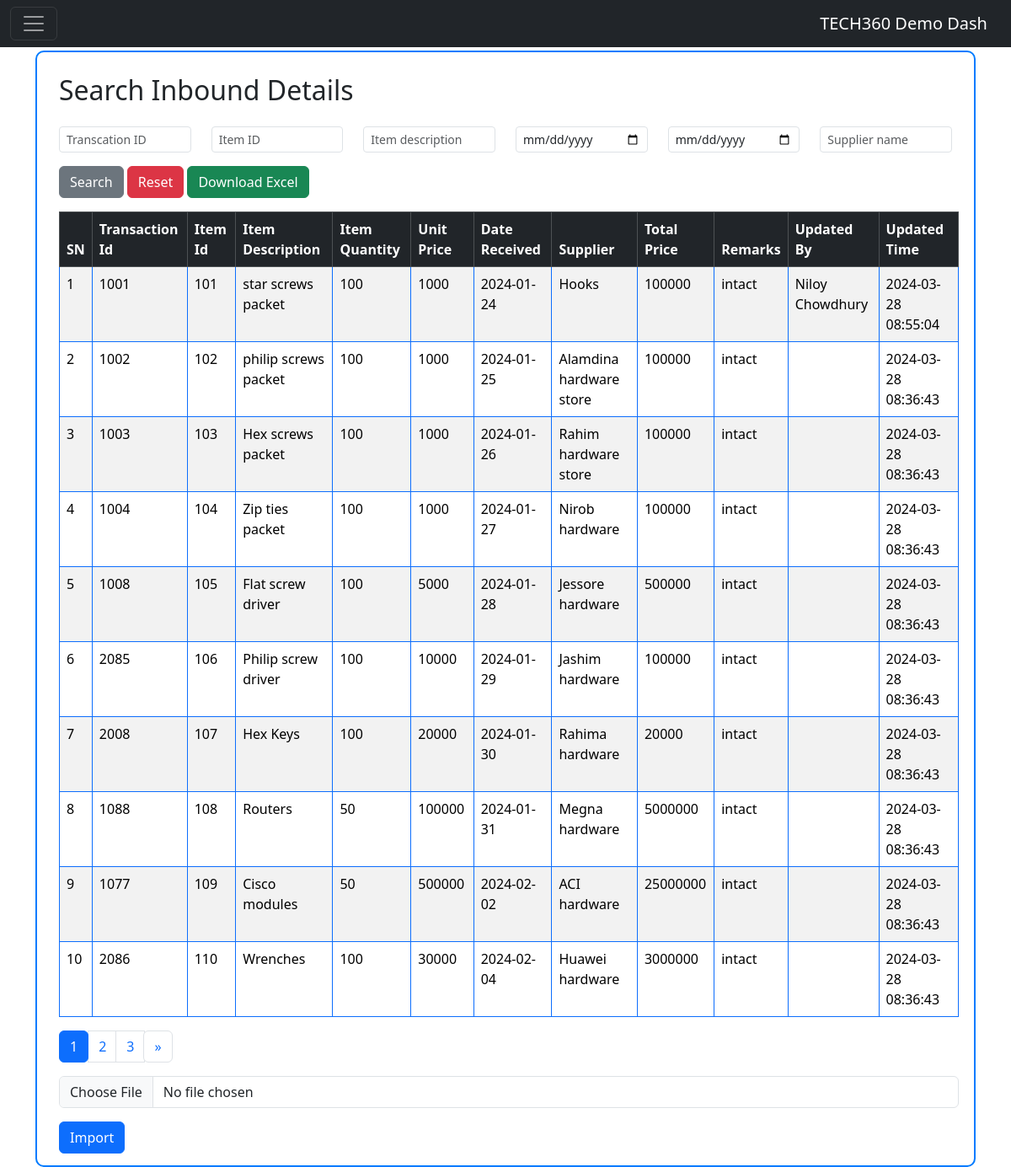
Screenshot of /inbound.php with the database file from the repository.
### tables this page shows
CREATE TABLE `inbound` (
  `SN` int(3) NOT NULL,
  `trx_id` varchar(1000) NOT NULL,
  `item_id` varchar(12) NOT NULL,
  `item_description` varchar(50) NOT NULL,
  `item_quantity` varchar(100) NOT NULL,
  `unit_price` varchar(500) NOT NULL,
  `date_received` date NOT NULL,
  `supplier` varchar(50) NOT NULL,
  `total_price` varchar(100) NOT NULL,
  `remarks` varchar(500) NOT NULL,
  `updated_by` varchar(50) NOT NULL,
  `updated_time` timestamp NOT NULL DEFAULT current_timestamp() ON UPDATE current_timestamp()
);

### inbound.php (the view, shortened to what this page needs)
<?php
$con = mysqli_connect('localhost', 'root', '', 'experiment');
?>
<!DOCTYPE html>
<html lang="en">
<head>
    <link rel="stylesheet" href="https://cdn.jsdelivr.net/npm/bootstrap@5.3.2/dist/css/bootstrap.rtl.min.css">
</head>
<body>
    <?php include 'index.php'; ?>
    <div class="container">
        <div class="row justify-content-center">
            <div class="col-md-12">
                <div class="container-box">
                    <form class="my-3 mx-3" method="post">
                        <h2 class="mb-4">Search Inbound Details</h2>
                        <div class="row">
                        <div class="col-md-2">
                                <input type="text" class="form-control form-control-sm mb-3" name="trx_id" placeholder="Transcation ID">
                            </div>
                            <div class="col-md-2">
                                <input type="text" class="form-control form-control-sm mb-3" name="item_id" placeholder="Item ID">
                            </div>
                            <div class="col-md-2">
                                <input type="text" class="form-control form-control-sm mb-3" name="item_description" placeholder="Item description">
                            </div>
                            <div class="col-md-2">
                                <input type="date" class="form-control form-control-sm mb-3" name="date_received_from" placeholder="Received From">
                            </div>
                            <div class="col-md-2">
                                <input type="date" class="form-control form-control-sm mb-3" name="date_received_to" placeholder="Received To">
                            </div>
                            <div class="col-md-2">
                                <input type="text" class="form-control form-control-sm mb-3" name="supplier" placeholder="Supplier name">
                            </div>
                        </div>
                        <div class="button-group">
                            <button type="submit" name="submit" class="btn btn-secondary">Search</button>
                            <button type="submit" name="reset" class="btn btn-danger">Reset</button>
                            <button type="submit" name="download_excel" class="btn btn-success">Download Excel</button>
                        </div>
                    </form>
                    <div class="container my-1 mx-1 table-container">
                        <table class="table table-bordered border-primary table-striped">
                            <thead class="table-dark">
                                <tr>
                                    <th>SN</th>
                                    <th>Transaction Id</th>
                                    <th>Item Id</th>
                                    <th>Item Description</th>
                                    <th>Item Quantity</th>
                                    <th>Unit Price</th>
                                    <th>Date Received</th>
                                    <th>Supplier</th>
                                    <th>Total Price</th>
                                    <th>Remarks</th>
                                    <th>Updated By</th>
                                    <th>Updated Time</th>
                                </tr>
                            </thead>
                            <tbody>
                                <?php
                                $columns_per_page = 10;
                                $records_per_page = $columns_per_page;
                                $current_page = isset($_GET['page']) ? $_GET['page'] : 1;
                                $start_from = ($current_page - 1) * $records_per_page;
                                if (!isset($_POST['submit'])) {
                                    $sql = "SELECT * FROM `inbound` WHERE SN <= 50 LIMIT $start_from, $records_per_page";
                                    $result = mysqli_query($con, $sql);
                                    while ($row = mysqli_fetch_assoc($result)) {
                                        echo "<tr>";
                                        echo '<td>' . $row['SN'] . '</td>
                                                <td>' . $row['trx_id'] . '</td>
                                                <td>' . $row['item_id'] . '</td>
                                                <td>' . $row['item_description'] . '</td>
                                                <td>' . $row['item_quantity'] . '</td>
                                                <td>' . $row['unit_price'] . '</td>
                                                <td>' . $row['date_received'] . '</td>
                                                <td>' . $row['supplier'] . '</td>
                                                <td>' . $row['total_price'] . '</td>
                                                <td>' . $row['remarks'] . '</td>
                                                <td>' . $row['updated_by'] . '</td>
                                                <td>' . $row['updated_time'] . '</td>';
                                        echo "</tr>";
                                    }
                                }
                                echo "</table>";
                                echo '<div>';
                                $total_records_sql = "SELECT COUNT(*) AS total_records FROM `inbound` WHERE SN <= 50";
                                $result = mysqli_query($con, $total_records_sql);
                                $total_records = mysqli_fetch_assoc($result)['total_records'];
                                $total_pages = ceil($total_records / $records_per_page);
                                echo '<nav aria-label="Page navigation example">';
                                echo '<ul class="pagination">';
                                for ($i = 1; $i <= $total_pages; $i++) {
                                    echo '<li class="page-item ' . ($current_page == $i ? 'active' : '') . '"><a class="page-link" href="?page=' . $i . '">' . $i . '</a></li>';
                                }
                                if ($current_page < $total_pages) {
                                    echo '<li class="page-item"><a class="page-link" href="?page=' . ($current_page + 1) . '" aria-label="Next"><span aria-hidden="true">&raquo;</span></a></li>';
                                }
                                echo '</ul>';
                                echo '</nav>';
                                ?>
                    </div>
                    <form action="" method="POST" enctype="multipart/form-data">
                        <input type="file" name="import_file" class="form-control" />
                        <button type="submit" name="save_excel_data" class="btn btn-primary mt-3">Import</button>
                    </form>
                </div>
            </div>
        </div>
    </div>
    </div>
</body>
</html>

### inbound.php (style rules this page uses)
body { background-color: #f8f9fa; }
.container-box { border: 2px solid #007bff; padding: 10px; margin-top: 60px; border-radius: 10px; background-color: #fff; }
.form-control-sm { border-radius: 5px; }
.table-container { overflow-x: auto; }
table { width: 100%; border-collapse: collapse; }
th, td { padding: 8px; text-align: left; border: 1px solid #ddd; }
th { background-color: #007bff; color: #fff; }
tbody tr:nth-child(even) { background-color: #f2f2f2; }
.btn-primary { margin-top: 10px; }

### rows the page displays
inbound: SN "1", trx "1001", item "101", item_description "star screws packet", item_quantity "100", unit_price "1000", date_received "2024-01-24", supplier "Hooks", total_price "100000", remarks "intact", updated_by "Niloy Chowdhury", updated_time "2024-03-28 08:55:04"
inbound: SN "2", trx "1002", item "102", item_description "philip screws packet", item_quantity "100", unit_price "1000", date_received "2024-01-25", supplier "Alamdina hardware store", total_price "100000", remarks "intact", updated_time "2024-03-28 08:36:43"
inbound: SN "3", trx "1003", item "103", item_description "Hex screws packet", item_quantity "100", unit_price "1000", date_received "2024-01-26", supplier "Rahim hardware store", total_price "100000", remarks "intact", updated_time "2024-03-28 08:36:43"
inbound: SN "4", trx "1004", item "104", item_description "Zip ties packet", item_quantity "100", unit_price "1000", date_received "2024-01-27", supplier "Nirob hardware", total_price "100000", remarks "intact", updated_time "2024-03-28 08:36:43"
inbound: SN "5", trx "1008", item "105", item_description "Flat screw driver", item_quantity "100", unit_price "5000", date_received "2024-01-28", supplier "Jessore hardware", total_price "500000", remarks "intact", updated_time "2024-03-28 08:36:43"
inbound: SN "6", trx "2085", item "106", item_description "Philip screw driver", item_quantity "100", unit_price "10000", date_received "2024-01-29", supplier "Jashim hardware", total_price "100000", remarks "intact", updated_time "2024-03-28 08:36:43"
inbound: SN "7", trx "2008", item "107", item_description "Hex Keys", item_quantity "100", unit_price "20000", date_received "2024-01-30", supplier "Rahima hardware", total_price "20000", remarks "intact", updated_time "2024-03-28 08:36:43"
inbound: SN "8", trx "1088", item "108", item_description "Routers", item_quantity "50", unit_price "100000", date_received "2024-01-31", supplier "Megna hardware", total_price "5000000", remarks "intact", updated_time "2024-03-28 08:36:43"
inbound: SN "9", trx "1077", item "109", item_description "Cisco modules", item_quantity "50", unit_price "500000", date_received "2024-02-02", supplier "ACI hardware", total_price "25000000", remarks "intact", updated_time "2024-03-28 08:36:43"
inbound: SN "10", trx "2086", item "110", item_description "Wrenches", item_quantity "100", unit_price "30000", date_received "2024-02-04", supplier "Huawei hardware", total_price "3000000", remarks "intact", updated_time "2024-03-28 08:36:43"
